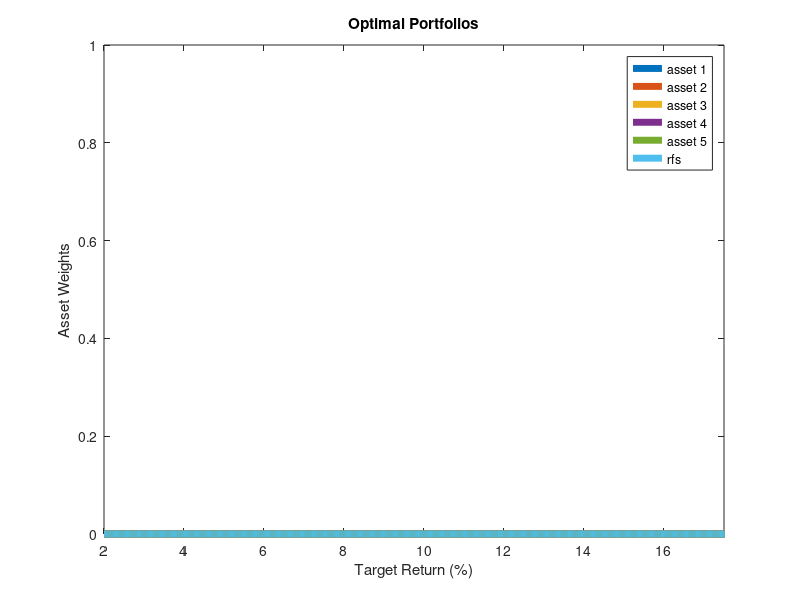

This chart was generated by the following MATLAB code: (Note: this script raises an error after producing the figure.)
clear all;
clc; 

% RUN SECTION BY SECTION : variable names might repeat
%% Given Variables: Asset returns, target portfolio return, assets covariance
returns = [15.1, 12.5, 14.7, 9.02, 17.68]; 
R = 10; 
covariance = [2.3 .93 .62 .74 -.23;
              0.93 1.4 0.22 0.56 0.26;
              .62  .22 1.8  .78  -0.27;
              .74 .56 .78 3.4 -0.56;
              -0.23 0.26 -0.27 -0.56 2.6];  
asset_var = diag(covariance);    % variance of individual asssets
asset_std = sqrt(asset_var);     % std. dev of individual asssets

%% Setting up variables according to quadprog() documentation
H = covariance;
f = []; %f is not used, hence [] the empty brace

% This constraint allows us to specify our target return
A1 = returns;
b1 = R;

% This constraints makes portfolio weights (x) equal to 1
A2 = [1,1,1,1,1];
b2 = 1;

% Combining the above 2 equality constraints into 1; to make quadprog happy 
Aeq = [A1; A2];
beq = [b1; b2];

% Inequality constraint to disallow short-selling
Aineq = -eye(5);
bineq = zeros(5,1); 

% Lower and Upper Bounds on x
LB = zeros(5,1); 
UB = [1; 1; 1; 1; 1];
%% Solving
%optimal port. weights found by quadprog
x = quadprog( H, f, Aineq, bineq, Aeq, beq, LB, UB ); 

%Calculating portfolio variance (i.e., inherent risk of portfolio)
port_var = x'*covariance*x; % --> 2.0923
port_std = sqrt(port_var);  % --> 1.4465 

%Calculating porfolios expected return (should be 10%)
port_expected_return = returns*x; 

%% Efficient Frontier (without Risk Free Security)
% We minimize the variance for a sequence of target returns
b1 = linspace(2,25,1000); %seq of target returns

% We iterate on the seq of target returns
xset = zeros(5,1000);
for i=1:1000
    beq = [b1(i); b2];
    xset(: ,i) = quadprog( H, f, Aineq, bineq, Aeq, beq, LB, UB);
end
%% Plot
plot(b1, xset, 'LineWidth',5); hold on;
title('Optimal Portfolios');
legend('asset 1', 'asset 2', 'asset 3', 'asset 4', 'asset 5');
xlabel('Target Return (%)');
ylabel('Asset Weights');
axis([9 17.5 0 1]); hold off; 

%% Obtaining Variance of each optimal porfolio in xset to plot eff frontier

%Calculating variance of all optimal porfolios (found in xset)
opt_port_var = zeros(1000,1);
opt_port_std = zeros(1000,1);
opt_port_return= zeros(1000,1); %should be the same as b1
for i=1:length(xset)
    opt_port_var(i) = xset(:,i)'*covariance*xset(:,i);
    opt_port_std(i) = sqrt(opt_port_var(i));
    
    %Calculating returns to verify with b1 that they're correct
    opt_port_return(i) = returns*xset(:,i);
end

%% Plot
plot(opt_port_return(305:682), opt_port_std(305:682),  'LineWidth',5)
title('Efficient Frontier');hold on;
xlabel('Return (%)');
ylabel('Risk (std)'); 
scatter(returns, asset_std, 'filled');
axis([0 20 0 2]); hold off;

%% Adding Risk Free Security

returns = [15.1, 12.5, 14.7, 9.02, 17.68, 2]; 
R = 15; 
covariance = [2.3 .93 .62 .74 -.23, 0;
              0.93 1.4 0.22 0.56 0.26, 0;
              .62  .22 1.8  .78  -0.27, 0;
              .74 .56 .78 3.4 -0.56, 0;
              -0.23 0.26 -0.27 -0.56 2.6, 0;          
               0    0   0   0    0  0;]; 
asset_var2 = diag(covariance);
asset_std2 = sqrt(asset_var2);

           
%% Setting up variables according to quadprog() documentation
H = covariance;
f = []; %f is not used, hence [] the empty brace

% This constraint allows us to specify our target return
A1 = returns;
b1 = R;

% This constraints makes portfolio weights (x) equal to 1
A2 = [1,1,1,1,1,1];
b2 = 1;

% Combining the above 2 equality constraints into 1; to make quadprog happy 
Aeq = [A1; A2];
beq = [b1; b2];

% Inequality constraint to disallow short-selling
Aineq = -eye(6);
bineq = zeros(6,1); 

% Lower and Upper Bounds on x
LB = zeros(6,1); 
UB = [1; 1; 1; 1; 1; 1];
%% Solving
%optimal port. weights found by quadprog
x = quadprog( H, f, Aineq, bineq, Aeq, beq, LB, UB ); 

%Calculating portfolio variance (i.e., inherent risk of portfolio)
port_var = x'*covariance*x; 
port_std = sqrt(port_var);  

%Calculating porfolios expected return (should be 10%)
port_expected_return = returns*x; 

%% Efficient Frontier (with Risk Free Security)
% We minimize the variance for a sequence of target returns
b1 = linspace(2,25,1000); %seq of target returns

% We iterate on the seq of target returns
xset = zeros(6,1000);
for i=1:1000
    beq = [b1(i); b2];
    xset(: ,i) = quadprog( H, f, Aineq, bineq, Aeq, beq, LB, UB);
end

%% Plot
plot(b1, xset, 'LineWidth',5); hold on;
title('Optimal Portfolios');
legend('asset 1', 'asset 2', 'asset 3', 'asset 4', 'asset 5', 'rfs');
xlabel('Target Return (%)');
ylabel('Asset Weights');
axis([2 17.5 0 1]);
vline(15, 'k+: '); hold off; 

%% Obtaining Variance of each optimal porfolio in xset to plot eff frontier

%Calculating variance of all optimal porfolios (found in xset)
opt_port_var = zeros(1000,1);
opt_port_std = zeros(1000,1);
opt_port_return= zeros(1000,1); %should be the same as b1
for i=1:length(xset)
    opt_port_var(i) = xset(:,i)'*covariance*xset(:,i);
    opt_port_std(i) = sqrt(opt_port_var(i));
    
    %Calculating returns to verify with b1 that they're correct
    opt_port_return(i) = returns*xset(:,i);
end

%% Plot
plot(opt_port_return(1:685), opt_port_std(1:685), 'LineWidth',5)
title('Efficient Frontier with Risk Free Asset');hold on;
scatter(returns, asset_std2, 'filled')
xlabel('Return (%)');
ylabel('Risk (std)');
plot(15, port_std, 'k o' , 'MarkerSize',20);
hold off;           
